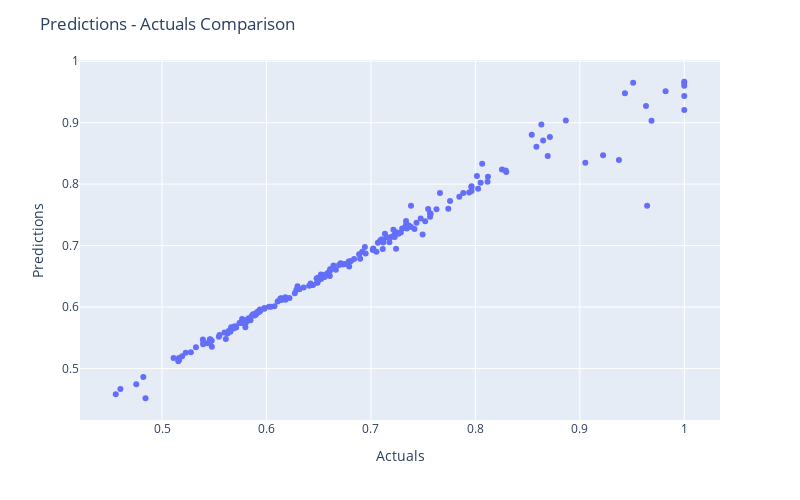

Notebook code for this chart:
### Code cell
fig = px.scatter(res_ann, x="Actuals", y="Predictions")

fig.update_layout(
    autosize=False,
    width=800,
    height=500,
    title_text="Predictions - Actuals Comparison",
)

fig.show()

### Figure 1 — Plotly figure (JSON) as saved in the notebook; plotly's stock layout.template omitted (floating-point values rounded to 4 significant figures; data arrays with more than 128 entries replaced by an {"elided": "..."} marker saying what was removed)
{"data": [{"hovertemplate": "Actuals=%{x}<br>Predictions=%{y}<extra></extra>", "legendgroup": "", "marker": {"color": "#636efa", "symbol": "circle"}, "mode": "markers", "name": "", "orientation": "v", "showlegend": false, "type": "scatter", "x": {"elided": "200 float values"}, "xaxis": "x", "y": {"elided": "200 float values"}, "yaxis": "y"}], "layout": {"autosize": false, "height": 500, "legend": {"tracegroupgap": 0}, "margin": {"t": 60}, "title": {"text": "Predictions - Actuals Comparison"}, "width": 800, "xaxis": {"anchor": "y", "autorange": true, "domain": [0, 1], "range": [0.4214, 1.034], "title": {"text": "Actuals"}, "type": "linear"}, "yaxis": {"anchor": "x", "autorange": true, "domain": [0, 1], "range": [0.4164, 1.002], "title": {"text": "Predictions"}, "type": "linear"}}}
